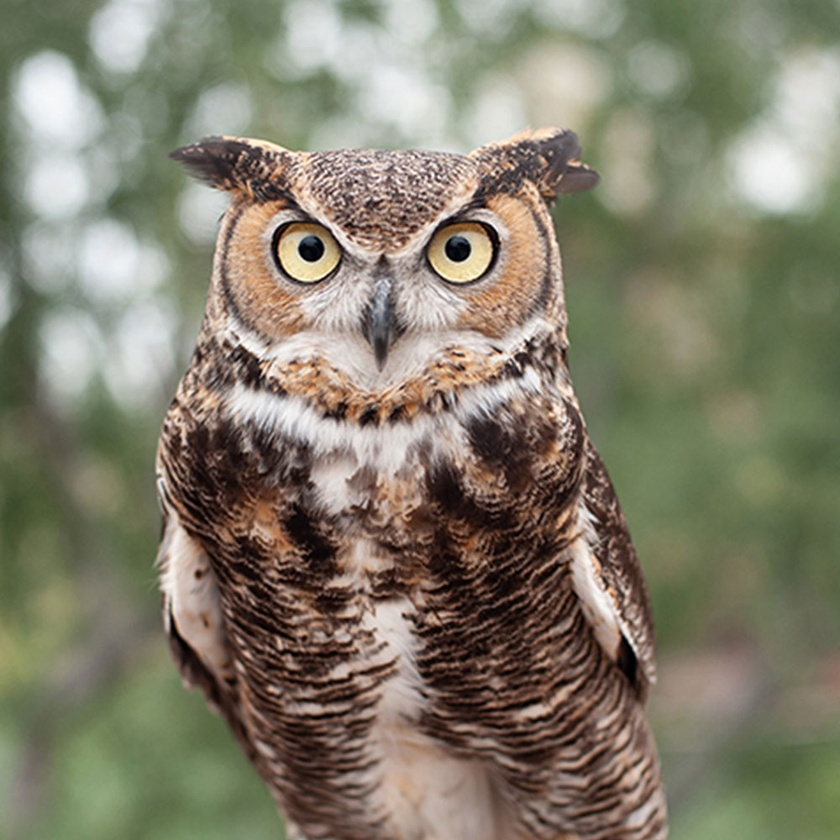
#> input picture guides/owl.jpg, 840 x 840 px, shrunk from 1000 x 1000 before the run
$ python -i image_enhance.py   (imports and definitions only)
#> lines starting #> are read from the running program, lines starting #| are printed output that depends on the picture
#> further down, picture is the input picture: shape (840, 840, 3); mean B, G, R 108.1, 126, 130.4
#!/usr/bin/env python3
"""Optional aerial-frame enhancement (CLAHE) for YOLO-World experiments.

Ultralytics already normalizes pixels internally. This module does **not** replace
that — it only boosts local contrast (LAB-L channel) before inference.

Default pipeline stays off. Enable with ``--enhance`` on preprocess / autolabel.
"""

from __future__ import annotations

from pathlib import Path

import cv2
import numpy as np

# Mild defaults — strong CLAHE invents edges / noise on drone footage.
DEFAULT_CLIP_LIMIT = 2.0
DEFAULT_TILE_GRID = (8, 8)


def apply_clahe_bgr(
    image: np.ndarray,
    *,
    clip_limit: float = DEFAULT_CLIP_LIMIT,
    tile_grid: tuple[int, int] = DEFAULT_TILE_GRID,
) -> np.ndarray:
    """Contrast-limited adaptive histogram equalization on the L channel."""
#> called with clip_limit = 2, tile_grid = (8, 8)
    if image is None or image.size == 0:
        raise ValueError("apply_clahe_bgr: empty image")
    lab = cv2.cvtColor(image, cv2.COLOR_BGR2LAB)
#> lab: shape (840, 840, 3); mean of channels 0, 1, 2 133, 126.8, 138.7
    l_ch, a_ch, b_ch = cv2.split(lab)
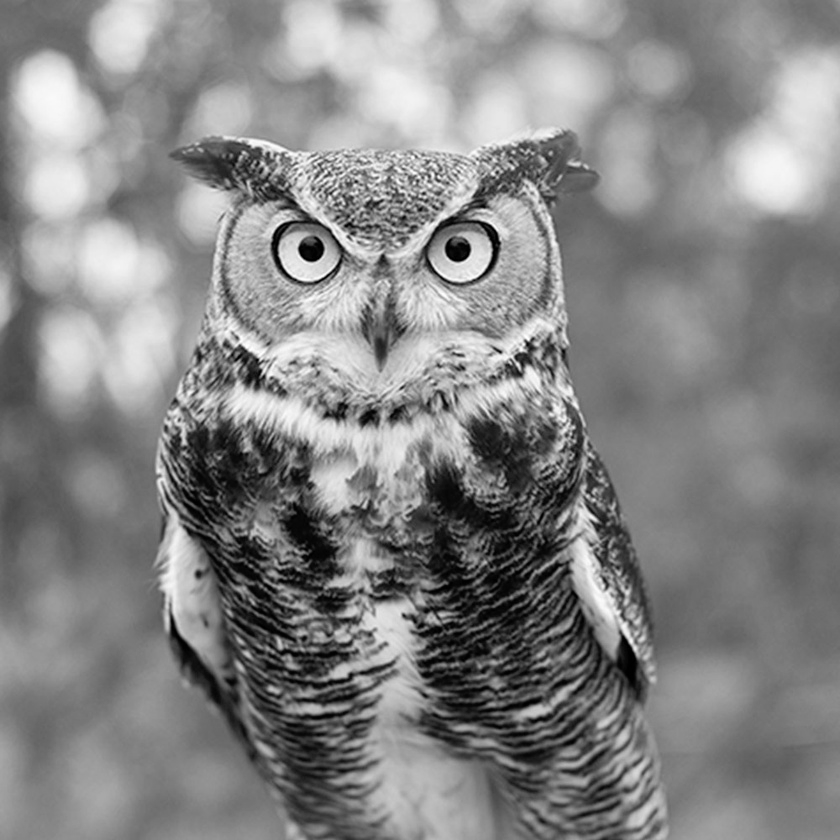
#> l_ch: shape (840, 840); min 0, max 255, mean 133
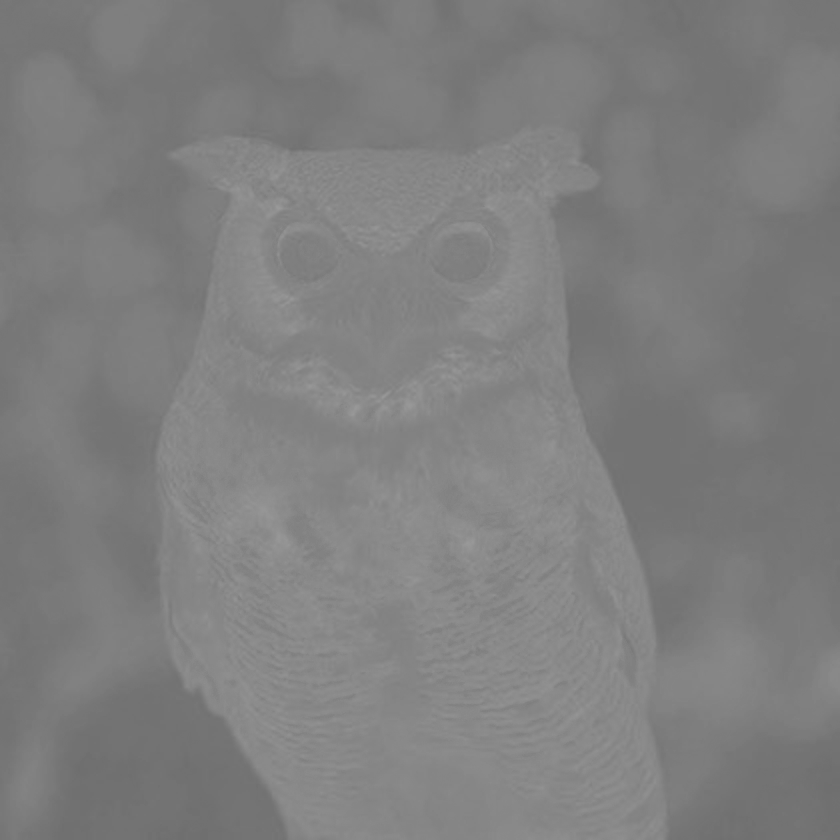
#> a_ch: shape (840, 840); min 110, max 153, mean 126.8
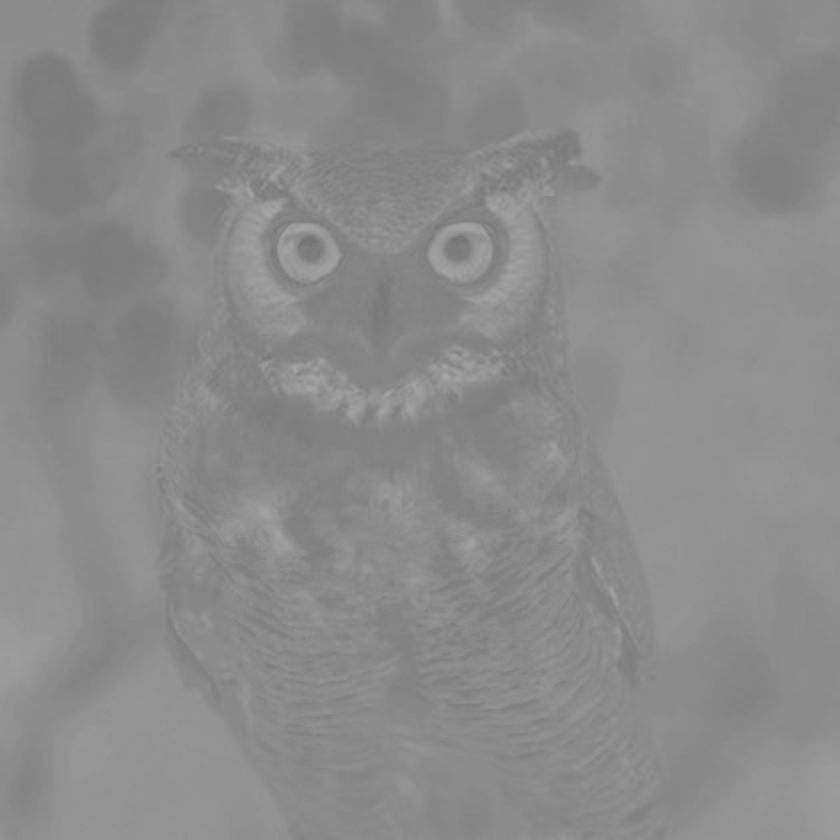
#> b_ch: shape (840, 840); min 112, max 166, mean 138.7
    clahe = cv2.createCLAHE(clipLimit=float(clip_limit), tileGridSize=tile_grid)
    merged = cv2.merge([clahe.apply(l_ch), a_ch, b_ch])
#> merged: shape (840, 840, 3); mean of channels 0, 1, 2 128.8, 126.8, 138.7
    return cv2.cvtColor(merged, cv2.COLOR_LAB2BGR)
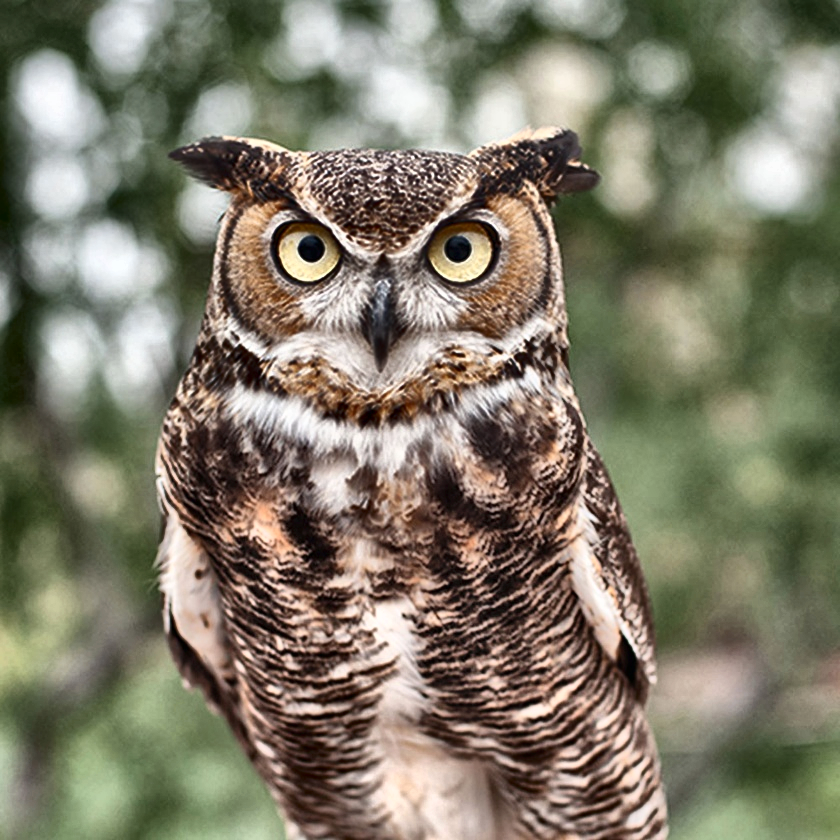
#> returned value: shape (840, 840, 3); mean B, G, R 104.8, 122.6, 127.1


def load_bgr(
    path: Path | str,
    *,
    enhance: bool = False,
    clip_limit: float = DEFAULT_CLIP_LIMIT,
    tile_grid: tuple[int, int] = DEFAULT_TILE_GRID,
) -> np.ndarray:
    """Read a BGR JPEG/PNG; optionally apply CLAHE."""
    image = cv2.imread(str(path))
    if image is None:
        raise FileNotFoundError(f"Could not read image: {path}")
    if enhance:
        return apply_clahe_bgr(image, clip_limit=clip_limit, tile_grid=tile_grid)
    return image


def inference_source(
    path: Path | str,
    *,
    enhance: bool = False,
    clip_limit: float = DEFAULT_CLIP_LIMIT,
    tile_grid: tuple[int, int] = DEFAULT_TILE_GRID,
) -> str | np.ndarray:
    """Path for default inference, or CLAHE ndarray when ``enhance`` is on."""
    if not enhance:
        return str(path)
    return load_bgr(path, enhance=True, clip_limit=clip_limit, tile_grid=tile_grid)

>>> import cv2
>>> picture = cv2.imread('../../guides/owl.jpg')
>>> result = apply_clahe_bgr(picture)
